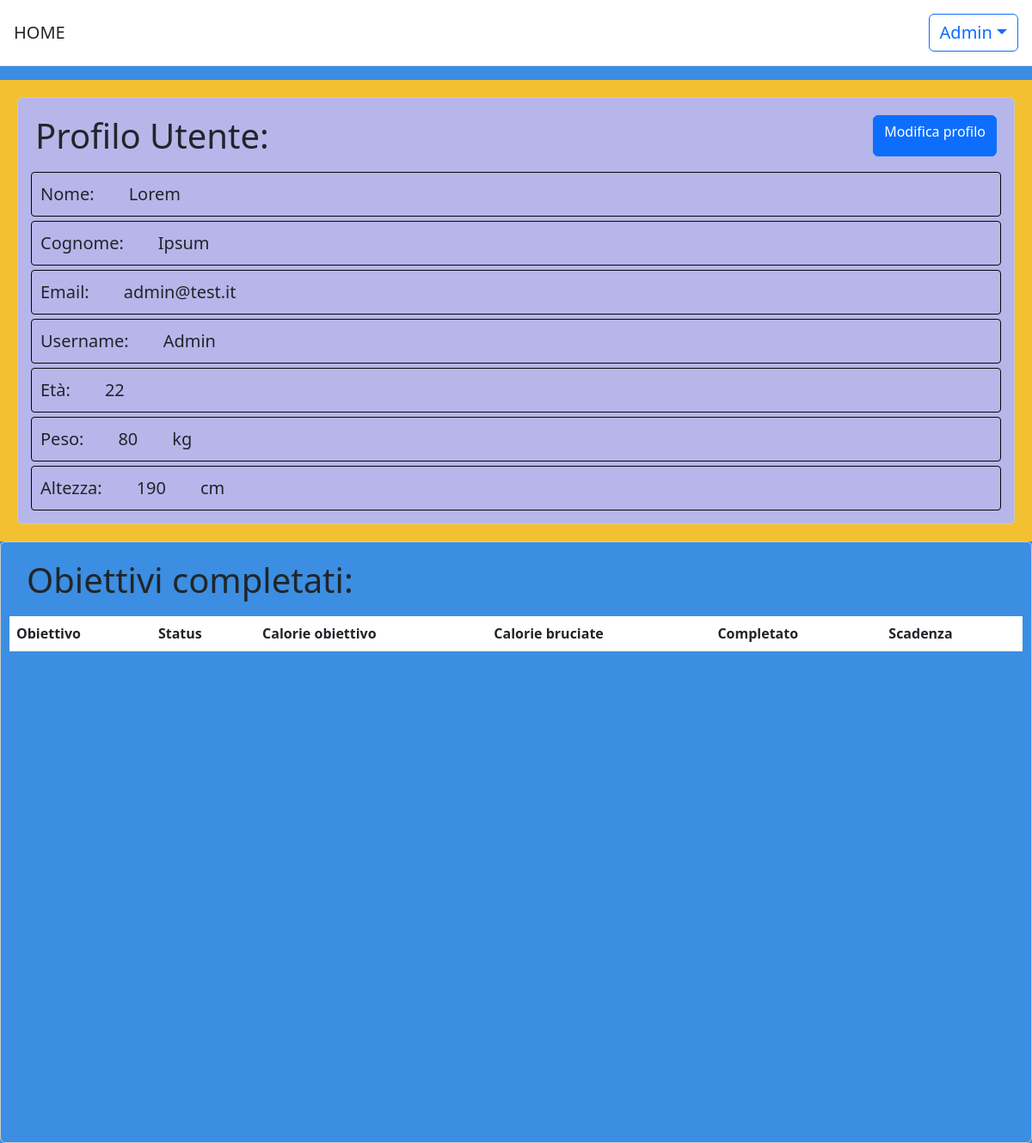
/users/profile/ (signed in), run on the app's committed database.
### users/models.py (models this page shows)
class CustomUser(AbstractUser):
    nome = models.CharField(max_length=100, null=True, blank=True)
    cognome = models.CharField(max_length=100, null=True, blank=True)
    età = models.PositiveIntegerField(null=True, blank=True)
    peso = models.PositiveIntegerField(null=True, blank=True)
    altezza = models.PositiveIntegerField(null=True, blank=True)

### users/views.py (the view)
# urls.py: path('profile/', profile_view, name='profile'),
@login_required
def profile_view(request):
    goals_completed = GoalModel.objects.filter(utente=request.user, is_completed=True)
    return render(request, 'profile.html', {'goals_completed': goals_completed, 'user': request.user})

### templates/profile.html (shortened to what this page needs)
{% extends 'base.html' %}
{% load static %}
{% load crispy_forms_tags %}
{% block content %}
<div style="background-color:#f3c032;display:flex;flex-direction:column">
<div id="wr" style="display:flex; flex-direction:row">
  <div id="datiprofilo" class="crispy">
    <h1 style="display: flex; justify-content: space-between; padding:10px;">Profilo Utente:
        <a href="{% url 'users:updateprofile' %}" class="btn btn-primary">Modifica profilo</a>
    </h1>
    <div class="field"><p>Nome:</p><p> {{ user.nome }}</p></div>
    <div class="field"><p>Cognome:</p><p> {{ user.cognome }}</p> </div>
    <div class="field"><p>Email:</p><p> {{ user.email }}</p> </div>
    <div class="field"><p>Username:</p> <p> {{ user.username }}</p> </div>
    <div class="field"><p>Età:</p><p> {{ user.età }}</p></div>
    <div class="field"><p>Peso:</p><p>{{user.peso}}</p><p>kg</p></div>
      <div class="field"><p>Altezza:</p><p> {{ user.altezza }}</p><p>cm</p></div>
  </div>
</div>
</div>
<div class="completed_goal table-responsive">
    <h1 style="margin-left:10px;padding:10px;">Obiettivi completati:</h1>
    <table class="table table-striped">
        <thead>
        <tr>
            <th>Obiettivo</th>
            <th>Status</th>
            <th>Calorie obiettivo</th>
            <th>Calorie bruciate</th>
            <th>Completato</th>
            <th>Scadenza</th>
        </tr>
        </thead>
    </table>
</div>
{% endblock content %}

### templates/base.html (shortened to what this page needs)
<!DOCTYPE html>
<html>
{% load static %}
<head>
    <link href="https://cdn.jsdelivr.net/npm/bootstrap@5.2.3/dist/css/bootstrap.min.css" rel="stylesheet"
>
   <link rel="stylesheet" href="https://cdnjs.cloudflare.com/ajax/libs/bootstrap/5.3.0/css/bootstrap.min.css">
</head>
<header class="p-3 mb-3 border-bottom" style="background-color: white">
        <div class="d-flex flex-wrap align-items-center justify-content-center justify-content-lg-start">
            <a class="navbar-brand" href="{% url 'homeview' %}" style="font-size:20px">HOME</a>
            <div class="text-end">
                {% if user.is_authenticated %}
                <div class="dropdown" >
                    <button style="font-size:20px" class="btn btn-outline-primary dropdown-toggle" type="button" id="dropdownMenuButton" data-bs-toggle="dropdown" aria-expanded="false">
                        {{ user.username }}</button>
                </div>
                {% else %}
                <a href="{% url 'users:login' %}" class="btn btn-outline-primary me-2">Log In</a>
                <a href="{% url 'users:signup' %}" class="btn btn-primary">Sign Up</a>
                {% endif %}
            </div>
        </div>
    </header>
<body style="background-color:#3b8ee1">
    <main >
        {% block content %}
        {% endblock %}
    </main>
</body>
</html>

### templates/profile.html (style rules this page uses)
header { width: 100%; padding: 20px; border-bottom: 2px solid #ccc; }
#datiprofilo { margin:20px; padding: 10px; width: 100%; border-radius: 6px; border: 1px solid #ccc; background-color: #b6b6ea; }
p { margin: 10px; }
.field { display: flex; justify-content: start; gap: 20px; margin: 5px; border: 1px solid #070707; border-radius: 4px; font-size: 20px; }
.completed_goal { padding: 10px; width: 100%; height: 700px; border-radius: 6px; border: 1px solid #ccc; }

### data on the page
CustomUser: username "Admin", nome "Lorem", cognome "Ipsum", email "admin@test.it", età "22", peso "80", altezza "190"
